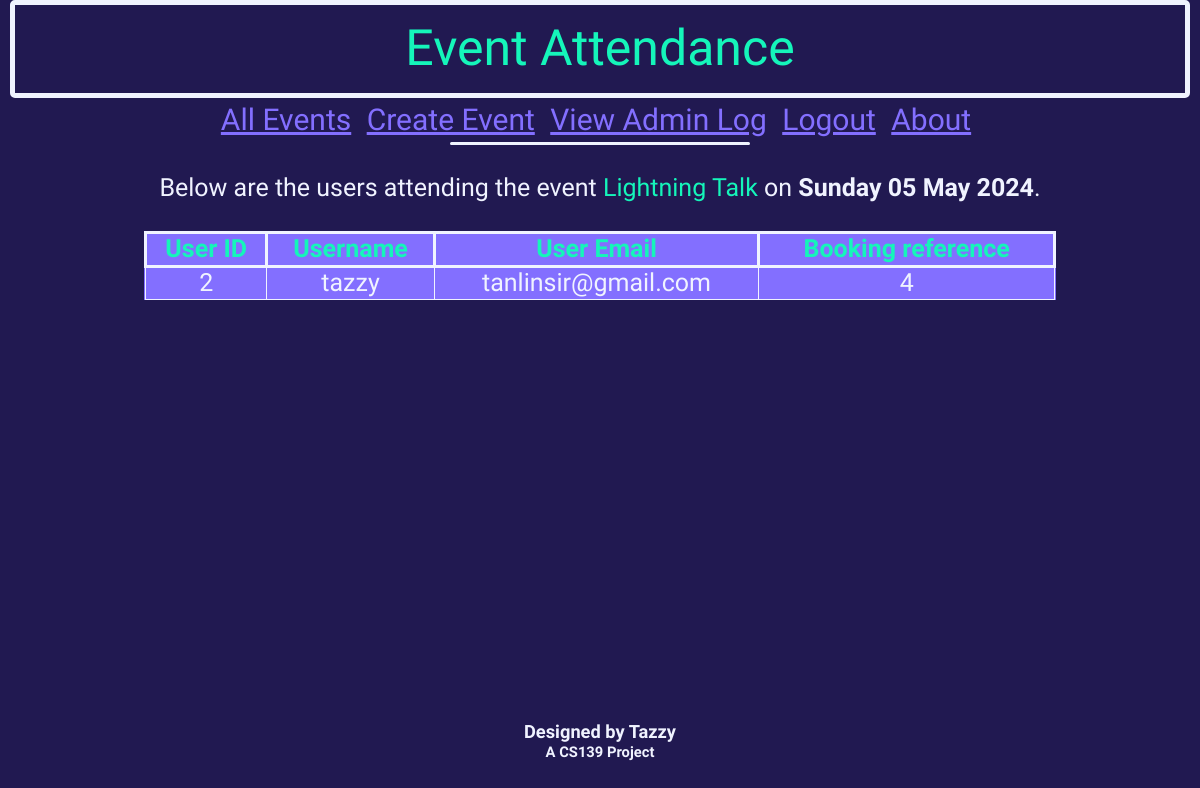
The app's page /viewEventAttendees?eventid=5 (signed in), older data.
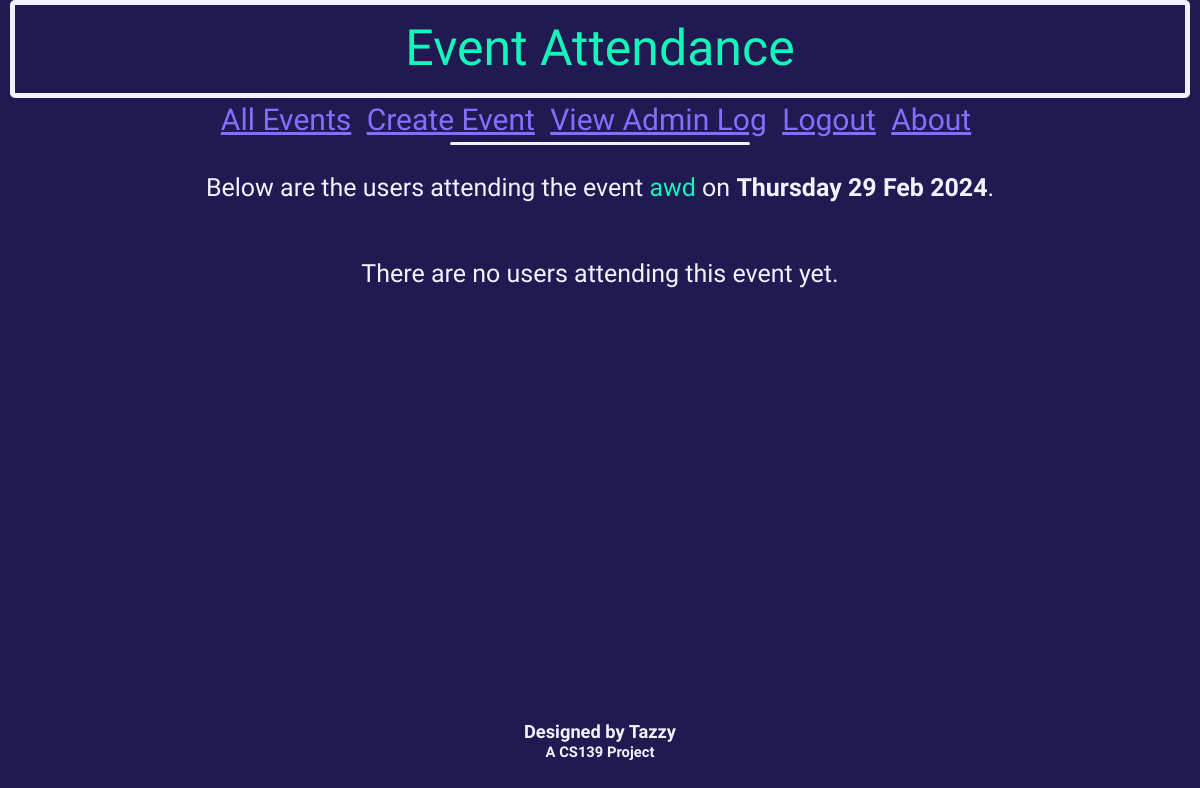
The same page, newer data.
### db_definition.py (models this page shows, shortened)
class Event(db.Model):
    __tablename__ = "events"
    event_id = db.Column(db.Integer, primary_key = True)
    name = db.Column(db.String(20))
    dateTime = db.Column(db.DateTime)
    duration = db.Column(db.Integer) # Minutes
    capacity = db.Column(db.Integer)
    ticketsSold = db.Column(db.Integer)
    location = db.Column(db.String(50))

class User(UserMixin, db.Model):
    __tablename__ = "users"
    userClass = db.Column(db.String(10))
    user_id = db.Column(db.Integer, primary_key = True)
    username = db.Column(db.String(20), unique = True)
    email = db.Column(db.Text(), unique = True)
    hashedPass = db.Column(db.Text())

### eventbyte.py (the view)
@app.route('/viewEventAttendees')
def viewEventAttendees():
    if not current_user.is_authenticated or current_user.userClass != "super":
        flash("Only accessible to admins.")
        return redirect('/')
    eventID = request.args.get("eventid") or None
    if not eventID:
        return redirect('/')
    attendees = db.session.query(User, Ticket.booking_ref).join(Ticket, User.user_id == Ticket.user_id).where(Ticket.event_id == eventID).where(Ticket.status != "Cancelled")
    return render_template("attendeeList.html", attendees=attendees, event=Event.query.filter_by(event_id=eventID).first())

### eventbyte.py (called while the page is built)
@loginManager.user_loader
def loadUser(user_id):
    return User.query.get(int(user_id))

### templates/attendeeList.html
{% extends 'base.html' %}
{% block heading %}
    <div class="title subtitle">
        Event Attendance
    </div>
{% endblock %}
{% block content %}
    <div class="loginFlashes">
        <br>
        Below are the users attending the event <span class="titleRef" style="font-size: 25px;">{{event.name}}</span> on <strong>{{ event.dateTime.strftime('%A') }} {{ event.dateTime.strftime('%d') }} {{ event.dateTime.strftime('%b') }} {{ event.dateTime.strftime('%Y') }}</strong>.
        <br><br>
    </div>
    {% if not attendees.first() %}
        <div class="loginFlashes">
            <br>
            There are no users attending this event yet.
        </div>
    {% else %}
        <div id="attendeeTableContainer">
            <table id="attendeeTable">
                <tr>
                    <th>User ID</th>
                    <th>Username</th>
                    <th>User Email</th>
                    <th>Booking reference</th>
                </tr>
                {% for row in attendees %}
                    <tr>
                        <td>{{ row.User.user_id }}</td>
                        <td>{{ row.User.username }}</td>
                        <td>{{ row.User.email }}</td>
                        <td>{{ row.booking_ref }}</td>
                    </tr>
                {% endfor %}
            </table>
        </div>
    {% endif %}
{% endblock %}

Row changes from the older to the newer data that the page shows:
no longer on this page (row edited): User: User.user_id "2", User.username "tazzy", User.email "tanlinsir@gmail.com", booking_ref "4"
changed Event: name "Lightning Talk" → "awd"; dateTime "Sunday" → "Thursday"; dateTime "05" → "29"; dateTime "May" → "Feb"
Text that changed along with them:
text no longer shown: "User ID Username User Email Booking reference"
text now shown: "There are no users attending this event yet."
